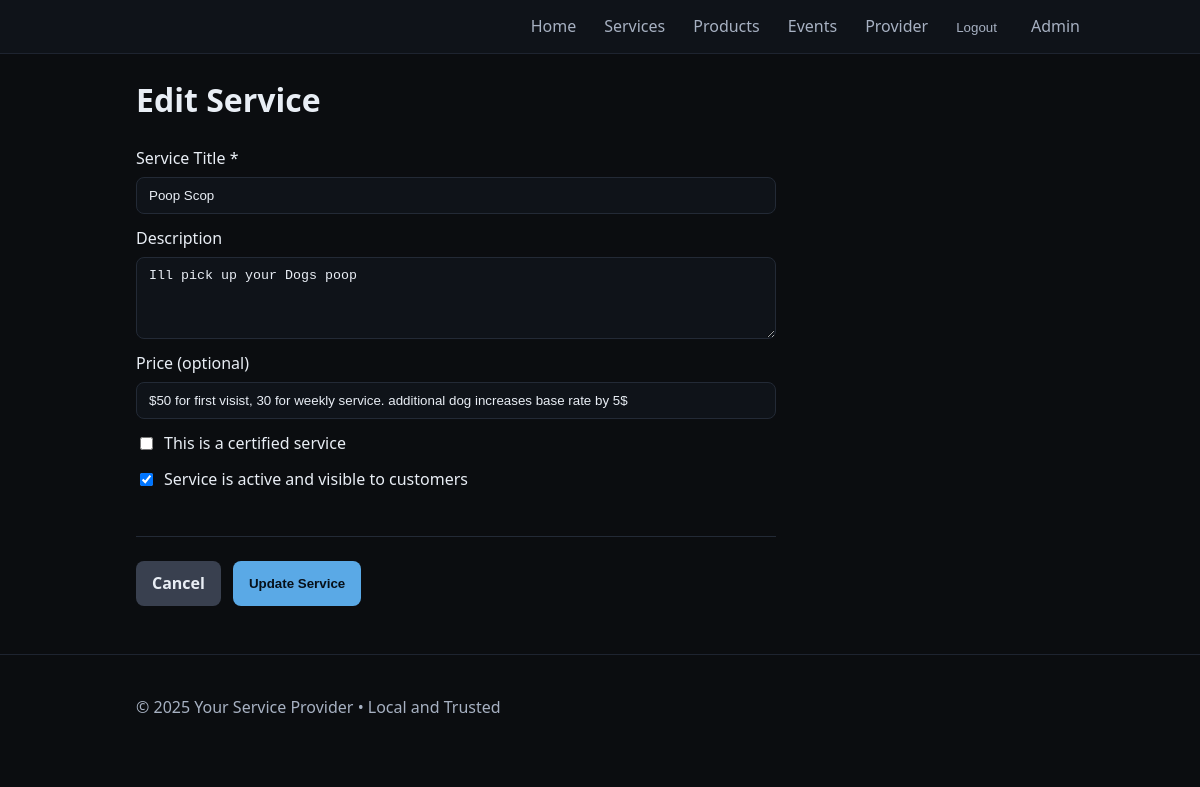
Page /provider/services/78/edit (signed in) on the committed database.
### tables this page shows
CREATE TABLE services (
              id INTEGER PRIMARY KEY AUTOINCREMENT,
              title TEXT NOT NULL,
              description TEXT,
              price TEXT,
              active INTEGER NOT NULL DEFAULT 1,
              created_at TEXT NOT NULL
            , posted_by TEXT, provider_id INTEGER DEFAULT 0, is_certified INTEGER DEFAULT 0, certification_proof TEXT);

### app.py (the view, shortened to what this page needs)
    @app.route("/provider/services/<int:service_id>/edit", methods=["GET", "POST"])
    @provider_required
    def provider_service_edit(service_id):
        current_provider_id = session.get('provider_id', 0)
        with closing(get_db()) as db:
            cur = db.cursor()
            cur.execute(
                "SELECT id, title, description, price, active, is_certified, certification_proof FROM services WHERE id = ? AND provider_id = ?",
                (service_id, current_provider_id)
            )
            service = cur.fetchone()
            if not service:
                flash("Service not found or access denied.", "error")
                return redirect(url_for("provider_manage_services"))
        return render_template(
            "provider_service_form.html",
            form=dict(
                title=service["title"],
                description=service["description"],
                price=service["price"],
                active=bool(service["active"]),
                is_certified=service["is_certified"],
                certification_proof=service["certification_proof"],
            ),
            mode="edit",
            service=service,
            title="Edit Service",
        )

### app.py (called while the page is built)
def get_db():
    conn = sqlite3.connect(DB_PATH)
    conn.row_factory = sqlite3.Row
    return conn

### templates/provider_service_form.html (shortened to what this page needs)
{% extends "base.html" %}
{% block content %}
<h1>{{ title }}</h1>
<form method="post" class="form">
  <label>Service Title *
    <input name="title" value="{{ form.get('title', '') }}" required
           placeholder="e.g., House Cleaning, Lawn Mowing, Pet Sitting">
  </label>
  <label>Description
    <textarea name="description" rows="4"
              placeholder="Describe your service and what's included...">{{ form.get('description', '') }}</textarea>
  </label>
  <label>Price (optional)
    <input name="price" value="{{ form.get('price', '') }}"
           placeholder="e.g., $50/hour, $100 per session, Contact for quote">
  </label>
  <div class="checkbox">
    <input type="checkbox" name="is_certified" id="is_certified" {{ 'checked' if form.get('is_certified') == 1 else '' }}>
    <label for="is_certified">This is a certified service</label>
  </div>
  <div class="checkbox">
    <input type="checkbox" name="active" id="active" {{ 'checked' if form.get('active', True) else '' }}>
    <label for="active">Service is active and visible to customers</label>
  </div>
  <div class="form-actions">
    <a class="btn secondary" href="{{ url_for('provider_manage_services') }}">Cancel</a>
    <button class="btn" type="submit">
      {% if mode == 'edit' %}Update Service{% else %}Add Service{% endif %}
    </button>
  </div>
</form>
{% endblock %}

### static/styles.css (style rules this page uses)
:root { --bg: #0b0d10; --panel: #141920; --text: #e9eef5; --muted: #a7b1c2; --accent: #5aa9e6; --accent-2: #9cd3f7; --danger: #e35d6a; --ok: #65d6a7; --warn: #f5a623; }
* { box-sizing: border-box; }
body { margin: 0; font-family: system-ui, -apple-system, Segoe UI, Roboto, Arial, sans-serif; background: var(--bg); color: var(--text); line-height: 1.55; }
.btn { display: inline-block; padding: 10px 16px; background: var(--accent); color: #071019; border-radius: 8px; text-decoration: none; font-weight: 600; border: 0; cursor: pointer; }
.btn.secondary { background: #39404f; color: var(--text); }
.form { display: grid; gap: 12px; max-width: 640px; }
.form label { display: grid; gap: 6px; }
.form input, .form textarea, .form select { padding: 10px 12px; border-radius: 8px; background: #0f1319; color: var(--text); border: 1px solid #232a36; outline: none; }
.form .checkbox { display: flex; gap: 8px; align-items: center; }
.form-actions { display: flex; gap: 8px; margin-top: 8px; }
.form-actions { display: flex; gap: 12px; margin-top: 32px; padding-top: 24px; border-top: 1px solid #232a36; }

### rows in the picture
services: title "Poop Scop", description "Ill pick up your Dogs poop", price "$50 for first visist, 30 for weekly service. additional dog increases base rate by 5$"

### other values in the picture
{{ title }} "Edit Service"
{{ profile.business_name or "Local Provider Services" }} "Your Service Provider"
